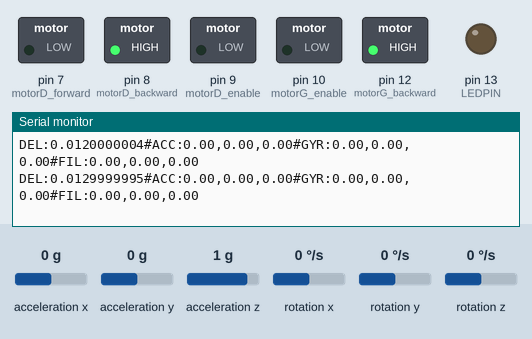
The sketch below on a simulated Arduino Uno, built with avr-gcc and run on an emulated ATmega328P. Shown: switched loads named in the sketch (green lamp = pin HIGH), output pins drawn as LEDs (lit = HIGH), the last lines printed to the serial monitor. Wiring (inferred from the names in the program): MPU-6050 motion sensor at I2C address 0x68. The test bench sets the inputs (shaded band); at power-on: acceleration x 0 g, acceleration y 0 g, rotation x 0 °/s, acceleration z 1 g, rotation y 0 °/s, rotation z 0 °/s.

Above: at 2.1 s.
2.2 s: acceleration x set to -1.4 g
At 2.7 s:
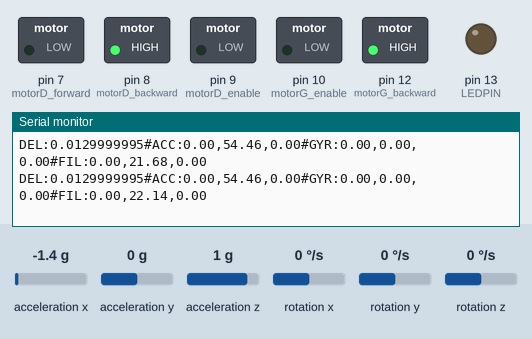
5.2 s: acceleration y set to -1.4 g
At 6.2 s:
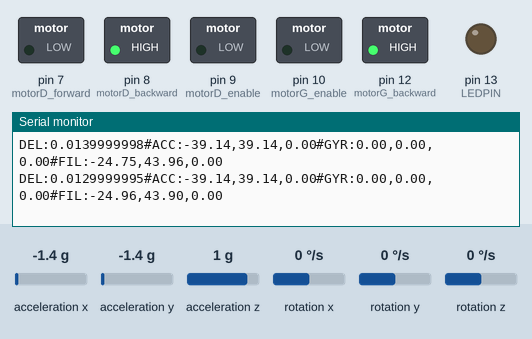
8.2 s: rotation x set to -192 °/s
At 9.1 s:
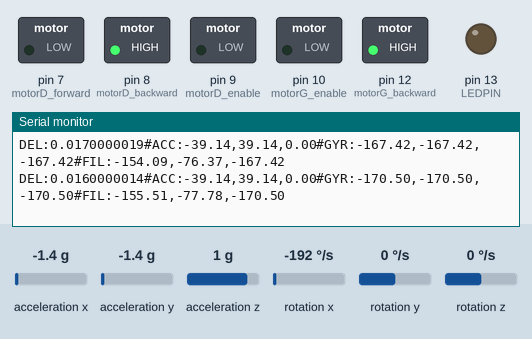
Timing chart, 0 to 11.2 s (numbered marks = the images above; inputs shaded):
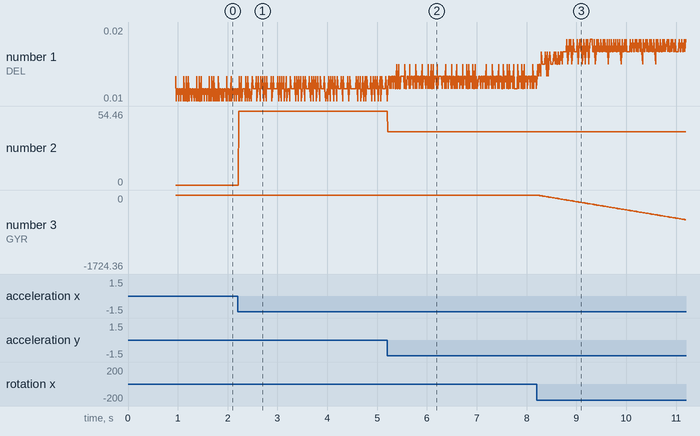

Measured:
- after the input at 2.2 s, the serial monitor: prints a new line at once (image 1)
- plotted number 2: 0 → 54.46 after the input at 2.2 s

The sketch:

NoRobo-Gyro-2016-04-24A.ino
```cpp
/*
 * based on the GyRobo Code "Bal_Code_v8_with_bluetooth_working_SVPWM"
 * and Gyro-2016-04-24A
 *
 * Still not balancing - just reading angle and acceleration and calculating angle
 *
 * HC-05 Bluetooth setup for 19200 baud on the TX and RX pins
 * Joystick BT Commander Version 5.2
 * Button #1: "ON", Button #2: "Fast"
 *
 * Data field #1: angleY, Data field #2: L_speed, Data field #3: R_speed
 * note: cycle time must not exceed 4ms
 *
 * Gyro-2016-04-24A isbased on the MPU6050.ino code and
 * the I2C.ino file in the MPU6050 example of the kalmanFilter library
 * https://github.com/TKJElectronics/KalmanFilter
 * and the GeekMum's code (which uses the complementary filter)
 * it does not use the kalman filter library itself
 *
 *  !!!! pour ne pas avoir erreur i2cwrite was not declared !!!!
 *  dans le répertoire MPU6050 de la librairie kalman,
 *  copier le fichier I2C.ino et le placer dans
 *  le répertoire où est mis ce fichier.
 *  Normalement en fermant puis ouvrant l'IDE arduino, ça fonctionne
 *  On voit le fichier I2C dans un deuxième onglet de l'IDE arduino
 *

 */


#pragma GCC optimize ("3")

#include <Wire.h>

//main loop--------------------------------------------------------
#define LEDPIN   13

bool power = false;            //run only when power is true

uint16_t freqCounter = 0;
uint16_t oldfreqCounter = 0;
uint16_t loop_time = 0;         //how fast is the main loop running


//Bluetooth input stuff------------------------------------------
#define    STX          0x02	// debut d'ordre
#define    ETX          0x03	// fin d'ordre
#define    SLOW         750                             // Datafields refresh rate (ms)
#define    FAST         250                             // Datafields refresh rate (ms)

int16_t joyY, joyX;                                         //smartphone joystick input values

uint8_t cmd[8] = {0, 0, 0, 0, 0, 0, 0, 0};                 // bytes received
uint8_t buttonStatus = 0;                                  // first Byte sent to Android device
long previousMillis = 0;                                // will store last time Buttons status was updated
long sendInterval = SLOW;                               // interval between Buttons status transmission (milliseconds)

//motor control-------------------------------------------------------

#define MAX_POWER   255   // up to 255

// moteur de gauche
int motorG_enable = 10; //pwm sur timer1
int motorG_forward = 13;
int motorG_backward = 12;

// moteur de droite
int motorD_enable = 9; //pwm sur timer1
int motorD_forward = 7;
int motorD_backward = 8;

//motor numbers
#define L_Motor 0
#define R_Motor 1

uint16_t R_MotorStep = 0;
uint16_t L_MotorStep = 0;

uint16_t MotorPower = 120; // 0 to 255, 255==100% power

uint8_t idl_motor_power = 80;

uint8_t resp_rate = 1; //bluetooth remote joystick multiplier

bool Robot_Direction;

//rotation speed for turning
int8_t rot_Speed = 0;

float robot_speed;

// speed of motors, 0 to 255
int16_t R_Speed = 0;
int16_t L_Speed = 0;

//PID stuff---------------------------------------------------------------
int32_t robot_position = 0; //offset from corect position


//loop tuning values
#define kc 0.0002           //position feedback gain, (reposition robot after disturbance)0.0002
#define kv 0.02             //velocity feedback gain 0.02
#define kp 0.2              //angle gain 0.2
#define kd 0.025/(2*0.004) //angle velocity gain 0.025

#define PID_out_max 100
#define PID_out_min -100

float PID_in, last_PID_in, Last_last_PID_in, PID_out;

//Gyro MPU-6050 stuff---------------------------------------------------------------
/* IMU Raw Data */
double accX, accY, accZ;
double gyroX, gyroY, gyroZ;
int16_t tempRaw;

double gyroXangle, gyroYangle; // Angle calculate using the gyro only
double compAngleX, compAngleY; // Calculated angle using a complementary filter

uint32_t timer;

uint8_t i2cData[14]; // Buffer for I2C data

// Use the following global variables and access functions to help store the overall
// rotation angle of the sensor
unsigned long last_read_time;
float         last_x_angle;  // These are the filtered angles
float         last_y_angle;
float         last_z_angle;
float         last_gyro_x_angle;  // Store the gyro angles to compare drift
float         last_gyro_y_angle;
float         last_gyro_z_angle;

//  Use following variables to calibrate the acceleration sensor
float    base_x_accel;
float    base_y_accel;
float    base_z_accel;
float    base_x_gyro;
float    base_y_gyro;
float    base_z_gyro;


/****************************************************************************************************
 * SETUP
 ****************************************************************************************************/

void setup()
{

  // empecher les moteurs de demarrer durant le setup
  pinMode (9, OUTPUT);
  pinMode (10, OUTPUT);
  digitalWrite(9, 0);
  digitalWrite(10, 0);
  // FIN empecher les moteurs de demarrer durant le setup

  //Setup MOTOR Controller
  Bl_Setup();

  Serial.begin(57600);
  Wire.begin();
  #if ARDUINO >= 157  // depends version of the arduino IDE, < 1.5.7 or >=
    Wire.setClock(400000UL); // Set I2C frequency to 400kHz
  #else
    TWBR = ((F_CPU / 400000UL) - 16) / 2; // Set I2C frequency to 400kHz
  #endif

  i2cData[0] = 7; // Set the sample rate to 1000Hz - 8kHz/(7+1) = 1000Hz
  i2cData[1] = 0x00; // Disable FSYNC and set 260 Hz Acc filtering, 256 Hz Gyro filtering, 8 KHz sampling
  i2cData[2] = 0x00; // Set Gyro Full Scale Range to ±250deg/s
  i2cData[3] = 0x00; // Set Accelerometer Full Scale Range to ±2g
  while (i2cWrite(0x19, i2cData, 4, false)); // Write to all four registers at once
  while (i2cWrite(0x6B, 0x01, true)); // PLL with X axis gyroscope reference and disable sleep mode

  while (i2cRead(0x75, i2cData, 1));
  if (i2cData[0] != 0x68) { // Read "WHO_AM_I" register
    Serial.print(F("Error reading sensor"));
    while (1);
  }

  delay(100); // Wait for sensor to stabilize

  calibrate_sensors();

  /* Set starting measurements */
  read_angle_data();

  Serial.println("Setup termine");

  // empty RX buffer
  while (Serial.available())  Serial.read();
}

/****************************************************************************************************
 * LOOP
 ****************************************************************************************************/

void loop()
{

  //send bluetooth output to smartphone every ~0.13s
  sendBlueToothData();

  //receive bluetooth input from smartphone
  bluetooth();

  //Read the raw data from the gyroscope
  read_angle_data();

  // convert the raw data with the complementary filter
  convert_raw_data();

  //run if on sent from smartphone and battery is charged
  if (power == true ) PID_and_motor_comd();
  else
  {
    motorPowerOff();               //turn motors off if battery is discharged / powered off
    Last_last_PID_in = 0;
    last_PID_in = 0;
    MotorPower = 0;
    robot_speed = 0;
    robot_position = 0;
  }

  //calculate loop time
  if (freqCounter > oldfreqCounter)
  {
    if (loop_time < (freqCounter - oldfreqCounter)) loop_time = freqCounter - oldfreqCounter;
  }
}

//-----------------------------------------------------------------------------------
//bluetooth between smartphone and robot---------------------------------------------
//-----------------------------------------------------------------------------------

void bluetooth()
{
  if (Serial.available())   // data received from smartphone
  {
    cmd[0] =  Serial.read();
    if (cmd[0] == STX)
    {
      int i = 1;
      while (Serial.available())
      {
        cmd[i] = Serial.read();
        if (cmd[i] > 127 || i > 7)                   break; // Communication error
        if ((cmd[i] == ETX) && (i == 2 || i == 7))   break; // Button or Joystick data
        i++;
      }
      if      (i == 2)          getButtonState(cmd[1]);    // 3 Bytes  ex: < STX "C" ETX >
      else if (i == 7)          getJoystickState(cmd);     // 6 Bytes  ex: < STX "200" "180" ETX >
    }
  }
}


void sendBlueToothData()
{

  static long previousMillis = 0;
  long currentMillis = millis();
  if(currentMillis - previousMillis > sendInterval) {   // send data back to smartphone

    loop_time = currentMillis - previousMillis;
    previousMillis = currentMillis;

  // Data frame transmitted back from Arduino to Android device:
  // < 0X02   Buttons state   0X01   DataField#1   0x04   DataField#2   0x05   DataField#3    0x03 >
  // < 0X02      "01011"      0X01     "120.00"    0x04     "-4500"     0x05  "Motor enabled" 0x03 >    // example

  Serial.print((char)STX);                                             // Start of Transmission
  Serial.print(getButtonStatusString());    Serial.print((char)0x1);   // buttons status feedback
  Serial.print(loop_time);     Serial.print((char)0x4);                     // datafield #1
  Serial.print(L_Speed);        Serial.print((char)0x5);    // datafield #2
  Serial.print(R_Speed);                                    // datafield #3
  Serial.print((char)ETX);                                             // End of Transmission


  }
}


String getButtonStatusString()  {
  String bStatus = "";
  for (int i = 0; i < 6; i++)  {
    if (buttonStatus & (B100000 >> i))      bStatus += "1";
    else                                    bStatus += "0";
  }
  return bStatus;
}


void getJoystickState(byte data[8])    {
  joyX = (data[1] - 48) * 100 + (data[2] - 48) * 10 + (data[3] - 48); // obtain the Int from the ASCII representation
  joyY = (data[4] - 48) * 100 + (data[5] - 48) * 10 + (data[6] - 48);
  joyX = joyX - 200;                                                  // Offset to avoid
  joyY = joyY - 200;                                                  // transmitting negative numbers

  if (joyX < -100 || joyX > 100 || joyY < -100 || joyY > 100)     return; // commmunication error
}


void getButtonState(int bStatus)  {
  switch (bStatus) {
    // -----------------  BUTTON #1  -----------------------
    case 'A':
      buttonStatus |= B000001;        // ON - les autres boutons ne sont pas touchés (1)

      power = true;                   // ON

      break;
    case 'B':
      buttonStatus &= B111110;        // OFF - les autres boutons ne sont pas touchés (1)

      power = false;                   // OFF

      break;

    // -----------------  BUTTON #2  -----------------------
    case 'C':
      buttonStatus |= B000010;        // ON

      resp_rate = 2;

      break;
    case 'D':
      buttonStatus &= B111101;        // OFF
      resp_rate = 1;

      break;

/*

        // -----------------  BUTTON #3  -----------------------
         case 'E':
          //buttonStatus |= B000100;        // ON
           idl_motor_power += 5;

           break;
         case 'F':
           buttonStatus &= B111011;      // OFF
           // your code...

           break;

        // -----------------  BUTTON #4  -----------------------
         case 'G':
          //buttonStatus |= B001000;       // ON
           idl_motor_power -= 5;

           break;
         case 'H':
          buttonStatus &= B110111;    // OFF
           // your code...

          break;

        // -----------------  BUTTON #5  -----------------------
         case 'I':           // configured as momentary button
          buttonStatus |= B010000;        // ON
           // your code...

           break;
         case 'J':
          buttonStatus &= B101111;        // OFF
           // your code...

           break;

        // -----------------  BUTTON #6  -----------------------
         case 'K':
          buttonStatus |= B100000;        // ON
           // your code...

          break;
         case 'L':
          buttonStatus &= B011111;        // OFF
           // your code...

           break;
      */
  }
}

//--------------------------------------------------------------------------------------
//angle PID calculation and motor command signal generation-----------------------------
//--------------------------------------------------------------------------------------
void PID_and_motor_comd()
{
    //adjust motors to turn robot
    MotorPower = map(abs(joyY), 0, 100, 0, MAX_POWER);

    if (MotorPower > MAX_POWER) MotorPower = MAX_POWER;

    R_Speed = MotorPower;
    L_Speed = MotorPower;

    //adjust motors to turn robot
    rot_Speed = - 0.3 * joyX;
    R_Speed += rot_Speed;
    L_Speed -= rot_Speed;

    // analog write to motors can not be more than MAX_POWER (255 or less)
    if (R_Speed > MAX_POWER) R_Speed = MAX_POWER;
    if (L_Speed > MAX_POWER) L_Speed = MAX_POWER;

    if(joyY>0) {
      Robot_Direction = true ; // will go forward
    }else {
      Robot_Direction = false ; // will go backward
    }

    //run motors
    MoveMotors(R_Motor, Robot_Direction, R_Speed); // always forward (true)
    MoveMotors(L_Motor, Robot_Direction, L_Speed); // always forward (true)
}


//-----------------------------------------------------------------------------------
// motor control ---------------------------------------------
//-----------------------------------------------------------------------------------

void Bl_Setup()
{

  //on initialise les pins du moteur 1
  pinMode(motorG_forward, OUTPUT);
  pinMode(motorG_backward, OUTPUT);
  pinMode(motorG_enable, OUTPUT);

  //on initialise les pins du moteur 2
  pinMode(motorD_forward, OUTPUT);
  pinMode(motorD_backward, OUTPUT);
  pinMode(motorD_enable, OUTPUT);

  digitalWrite(LEDPIN, HIGH);

  // switch off PWM Power
  motorPowerOff();
}

//Fonction qui arrête / démarre les 2 moteurs
void motorPowerOff() {

  MoveMotors(L_Motor, 0, 0);
  MoveMotors(R_Motor, 0, 0);
}

void MoveMotors(uint8_t motorNumber, bool dir, uint16_t power)
{


  // set motor pwm variables
  if (motorNumber == 0)
  {
    analogWrite(motorD_enable, power);
    digitalWrite(motorD_forward, dir);
    digitalWrite(motorD_backward, !dir);
  }

  if (motorNumber == 1)
  {
    analogWrite(motorG_enable, power);
    digitalWrite(motorG_forward, dir);
    digitalWrite(motorG_backward, !dir);
  }
}

// The sensor should be motionless on a horizontal surface
//  while calibration is happening
void calibrate_sensors() {
  int                   num_readings = 100;
  float                 x_accel = 0;
  float                 y_accel = 0;
  float                 z_accel = 0;
  float                 x_gyro = 0;
  float                 y_gyro = 0;
  float                 z_gyro = 0;

  //Serial.println("Starting Calibration");

  // Discard the first set of values read from the IMU
  read_angle_data();

  // Read and average the raw values from the IMU
  for (int i = 0; i < num_readings; i++) {
    read_angle_data();

  // Send the data to the serial port
  Serial.print("ACC : ");
  Serial.print(accX); Serial.print("\t");
  Serial.print(accY); Serial.print("\t");
  Serial.print(accZ); Serial.print("\t");
  Serial.print("GYR : ");
  Serial.print(gyroX); Serial.print("\t");
  Serial.print(gyroY); Serial.print("\t");
  Serial.print(gyroZ); Serial.print("\t");

  Serial.println("\t");

  }

  x_accel = accX / num_readings;
  y_accel = accY / num_readings;
  z_accel = accZ / num_readings;
  x_gyro = gyroX / num_readings;
  y_gyro = gyroY / num_readings;
  z_gyro = gyroZ / num_readings;

  // Store the raw calibration values globally
  base_x_accel = x_accel;
  base_y_accel = y_accel;
  base_z_accel = z_accel;
  base_x_gyro = x_gyro;
  base_y_gyro = y_gyro;
  base_z_gyro = z_gyro;

  Serial.println("Finishing Calibration");
}


void read_angle_data()
{

  last_read_time = timer;

  /* Update all the values */
  while (i2cRead(0x3B, i2cData, 14));
  accX = ((i2cData[0] << 8) | i2cData[1]);
  accY = ((i2cData[2] << 8) | i2cData[3]);
  accZ = ((i2cData[4] << 8) | i2cData[5]);
  tempRaw = (i2cData[6] << 8) | i2cData[7];
  gyroX = (i2cData[8] << 8) | i2cData[9];
  gyroY = (i2cData[10] << 8) | i2cData[11];
  gyroZ = (i2cData[12] << 8) | i2cData[13];

  timer = millis();
}

void convert_raw_data(){

  // Convert gyro values to degrees/sec
  float FS_SEL = 131;

  // valeur corrigée suite calibrage
  float gyro_x = (gyroX - base_x_gyro)/FS_SEL;
  float gyro_y = (gyroX - base_y_gyro)/FS_SEL;
  float gyro_z = (gyroX - base_z_gyro)/FS_SEL;

  // on utilise les données brutes d'accélaration
  float accel_x = accX;
  float accel_y = accY;
  float accel_z = accZ;

  // Get angle values from accelerometer
  float RADIANS_TO_DEGREES = 180/3.14159;
  float accel_angle_y = atan(-1*accel_x/sqrt(pow(accel_y,2) + pow(accel_z,2)))*RADIANS_TO_DEGREES;
  float accel_angle_x = atan(accel_y/sqrt(pow(accel_x,2) + pow(accel_z,2)))*RADIANS_TO_DEGREES;

  float accel_angle_z = 0;

  // time between two measurements
  float dt =(timer - last_read_time)/1000.0;

  // Compute the (filtered) gyro angles
  float gyro_angle_x = gyro_x*dt + last_x_angle;
  float gyro_angle_y = gyro_y*dt + last_y_angle;
  float gyro_angle_z = gyro_z*dt + last_z_angle;

  // Compute the drifting gyro angles
  float unfiltered_gyro_angle_x = gyro_x*dt + last_gyro_x_angle;
  float unfiltered_gyro_angle_y = gyro_y*dt + last_gyro_y_angle;
  float unfiltered_gyro_angle_z = gyro_z*dt + last_gyro_z_angle;

  // Apply the complementary filter to figure out the change in angle - choice of alpha is
  // estimated now.  Alpha depends on the sampling rate...
  float alpha = 0.986;
  float angle_x = alpha*gyro_angle_x + (1.0 - alpha)*accel_angle_x;
  float angle_y = alpha*gyro_angle_y + (1.0 - alpha)*accel_angle_y;
  float angle_z = gyro_angle_z;  //Accelerometer doesn't give z-angle

  // Update the saved data with the latest values
  last_read_time = timer;
  last_x_angle = angle_x;
  last_y_angle = angle_y;
  last_z_angle = angle_z;
  last_gyro_x_angle = unfiltered_gyro_angle_x;
  last_gyro_y_angle = unfiltered_gyro_angle_y;
  last_gyro_z_angle = unfiltered_gyro_angle_z;

  // Send the data to the serial port
  Serial.print(F("DEL:"));              //Delta T
  Serial.print(dt, DEC);
  Serial.print(F("#ACC:"));              //Accelerometer angle
  Serial.print(accel_angle_x, 2);
  Serial.print(F(","));
  Serial.print(accel_angle_y, 2);
  Serial.print(F(","));
  Serial.print(accel_angle_z, 2);
  Serial.print(F("#GYR:"));
  Serial.print(unfiltered_gyro_angle_x, 2);        //Gyroscope angle
  Serial.print(F(","));
  Serial.print(unfiltered_gyro_angle_y, 2);
  Serial.print(F(","));
  Serial.print(unfiltered_gyro_angle_z, 2);
  Serial.print(F("#FIL:"));             //Filtered angle
  Serial.print(angle_x, 2);
  Serial.print(F(","));
  Serial.print(angle_y, 2);
  Serial.print(F(","));
  Serial.print(angle_z, 2);
  Serial.println(F(""));
}


//--------------------------------------------------------------
// code loop timing---------------------------------------------
//--------------------------------------------------------------
// minimize interrupt code length
// is called every 31.875us (510 clock cycles)  ???????
ISR( TIMER1_OVF_vect )
{
  //every 32 count of freqCounter ~1ms
  freqCounter++;

  // overflow to loop after >>8 shift
  // en principe sert seulement pour les moteurs brushless
  if ((freqCounter & 0x01) == 0)
  {

    R_MotorStep += R_Speed;
    L_MotorStep += L_Speed;

  }
}
```

Source omitted: I2C.ino (2358 bytes)
